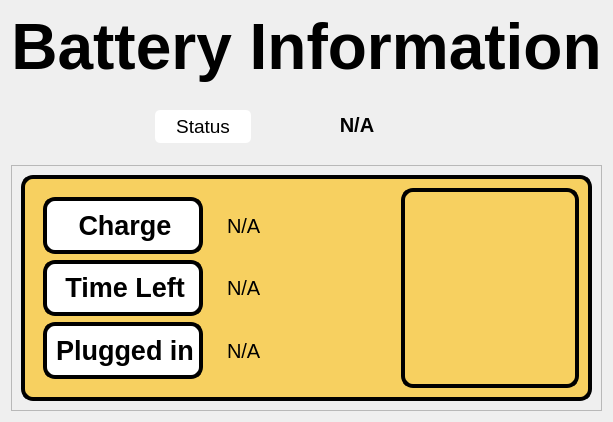
            <widget class="QWidget" name="battery">
             <layout class="QVBoxLayout" name="verticalLayout_6">
              <item alignment="Qt::AlignTop">
               <widget class="QLabel" name="label_20">
                <property name="font">
                 <font>
                  <pointsize>45</pointsize>
                  <weight>75</weight>
                  <bold>true</bold>
                 </font>
                </property>
                <property name="styleSheet">
                 <string notr="true">
border-style: outset;
border-width: 0px;
border-radius: 12px;
border-color: rgb(0,0,0);
    


color:#000000;
</string>
                </property>
                <property name="text">
                 <string>&lt;html&gt;&lt;head/&gt;&lt;body&gt;&lt;p align=&quot;center&quot;&gt;&lt;span style=&quot; font-size:48pt;&quot;&gt;Battery Information&lt;/span&gt;&lt;/p&gt;&lt;/body&gt;&lt;/html&gt;</string>
                </property>
               </widget>
              </item>
              <item alignment="Qt::AlignHCenter">
               <widget class="QFrame" name="frame_4">
                <property name="minimumSize">
                 <size>
                  <width>0</width>
                  <height>44</height>
                 </size>
                </property>
                <property name="styleSheet">
                 <string notr="true">
border-style: outset;
border-width: 0px;
border-radius: 12px;
border-color: rgb(0,0,0);
    


color:#000000;
</string>
                </property>
                <property name="frameShape">
                 <enum>QFrame::StyledPanel</enum>
                </property>
                <property name="frameShadow">
                 <enum>QFrame::Raised</enum>
                </property>
                <layout class="QHBoxLayout" name="horizontalLayout_3">
                 <item>
                  <widget class="QLabel" name="label_22">
                   <property name="sizePolicy">
                    <sizepolicy hsizetype="Fixed" vsizetype="Preferred">
                     <horstretch>0</horstretch>
                     <verstretch>0</verstretch>
                    </sizepolicy>
                   </property>
                   <property name="minimumSize">
                    <size>
                     <width>96</width>
                     <height>33</height>
                    </size>
                   </property>
                   <property name="maximumSize">
                    <size>
                     <width>16777215</width>
                     <height>30</height>
                    </size>
                   </property>
                   <property name="font">
                    <font>
                     <pointsize>14</pointsize>
                    </font>
                   </property>
                   <property name="styleSheet">
                    <string notr="true">background-color: rgb(255, 255, 255);
border-style: outset;
border-width:0;
border-radius:5;
border-color: rgb(0,0,0);
    
</string>
                   </property>
                   <property name="text">
                    <string>&lt;html&gt;&lt;head/&gt;&lt;body&gt;&lt;p align=&quot;center&quot;&gt;Status&lt;/p&gt;&lt;/body&gt;&lt;/html&gt;</string>
                   </property>
                  </widget>
                 </item>
                 <item>
                  <widget class="QLabel" name="battery_status">
                   <property name="sizePolicy">
                    <sizepolicy hsizetype="Minimum" vsizetype="Preferred">
                     <horstretch>0</horstretch>
                     <verstretch>0</verstretch>
                    </sizepolicy>
                   </property>
                   <property name="minimumSize">
                    <size>
                     <width>200</width>
                     <height>50</height>
                    </size>
                   </property>
                   <property name="maximumSize">
                    <size>
                     <width>16777215</width>
                     <height>60</height>
                    </size>
                   </property>
                   <property name="font">
                    <font>
                     <pointsize>15</pointsize>
                     <weight>75</weight>
                     <bold>true</bold>
                    </font>
                   </property>
                   <property name="styleSheet">
                    <string notr="true">
border-style: outset;
border-width: 0px;
border-radius: 12px;
border-color: rgb(0,0,0);
    


color:#000000;
</string>
                   </property>
                   <property name="text">
                    <string>&lt;html&gt;&lt;head/&gt;&lt;body&gt;&lt;p align=&quot;center&quot;&gt;N/A&lt;/p&gt;&lt;/body&gt;&lt;/html&gt;</string>
                   </property>
                  </widget>
                 </item>
                </layout>
               </widget>
              </item>
              <item>
               <widget class="QFrame" name="frame_6">
                <property name="styleSheet">
                 <string notr="true">border-width:0;</string>
                </property>
                <property name="frameShape">
                 <enum>QFrame::StyledPanel</enum>
                </property>
                <property name="frameShadow">
                 <enum>QFrame::Raised</enum>
                </property>
                <layout class="QHBoxLayout" name="horizontalLayout">
                 <item>
                  <widget class="QFrame" name="batery_frame">
                   <property name="sizePolicy">
                    <sizepolicy hsizetype="Expanding" vsizetype="Expanding">
                     <horstretch>0</horstretch>
                     <verstretch>0</verstretch>
                    </sizepolicy>
                   </property>
                   <property name="styleSheet">
                    <string notr="true">background-color: #F7D060;

border-style: outset;
border-width: 4px;
border-radius: 12px;
border-color: rgb(0,0,0);

    
    
</string>
                   </property>
                   <property name="frameShape">
                    <enum>QFrame::StyledPanel</enum>
                   </property>
                   <property name="frameShadow">
                    <enum>QFrame::Raised</enum>
                   </property>
                   <layout class="QHBoxLayout" name="horizontalLayout_13">
                    <item>
                     <widget class="QFrame" name="frame_15">
                      <property name="styleSheet">
                       <string notr="true">border-width:0;</string>
                      </property>
                      <property name="frameShape">
                       <enum>QFrame::StyledPanel</enum>
                      </property>
                      <property name="frameShadow">
                       <enum>QFrame::Raised</enum>
                      </property>
                      <layout class="QVBoxLayout" name="verticalLayout_8">
                       <item>
                        <widget class="QLabel" name="label_23">
                         <property name="font">
                          <font>
                           <pointsize>-1</pointsize>
                           <weight>75</weight>
                           <italic>false</italic>
                           <bold>true</bold>
                          </font>
                         </property>
                         <property name="styleSheet">
                          <string notr="true">background-color: rgb(255, 255, 255);
border-style: outset;
border-width: 4px;
border-radius: 12px;
border-color: rgb(0,0,0);
font: bold 14px;
    
    
</string>
                         </property>
                         <property name="text">
                          <string>&lt;html&gt;&lt;head/&gt;&lt;body&gt;&lt;p align=&quot;center&quot;&gt;&lt;span style=&quot; font-size:20pt;&quot;&gt;Charge&lt;/span&gt;&lt;/p&gt;&lt;/body&gt;&lt;/html&gt;</string>
                         </property>
                        </widget>
                       </item>
                       <item>
                        <widget class="QLabel" name="label_24">
                         <property name="font">
                          <font>
                           <pointsize>-1</pointsize>
                           <weight>75</weight>
                           <italic>false</italic>
                           <bold>true</bold>
                          </font>
                         </property>
                         <property name="styleSheet">
                          <string notr="true">background-color: rgb(255, 255, 255);
border-style: outset;
border-width: 4px;
border-radius: 12px;
border-color: rgb(0,0,0);
font: bold 14px;
    
    
</string>
                         </property>
                         <property name="text">
                          <string>&lt;html&gt;&lt;head/&gt;&lt;body&gt;&lt;p align=&quot;center&quot;&gt;&lt;span style=&quot; font-size:20pt;&quot;&gt;Time Left&lt;/span&gt;&lt;/p&gt;&lt;/body&gt;&lt;/html&gt;</string>
                         </property>
                        </widget>
                       </item>
                       <item>
                        <widget class="QLabel" name="label_25">
                         <property name="font">
                          <font>
                           <pointsize>-1</pointsize>
                           <weight>75</weight>
                           <italic>false</italic>
                           <bold>true</bold>
                          </font>
                         </property>
                         <property name="styleSheet">
                          <string notr="true">background-color: rgb(255, 255, 255);
border-style: outset;
border-width: 4px;
border-radius: 12px;
border-color: rgb(0,0,0);
font: bold 14px;
    
    
</string>
                         </property>
                         <property name="text">
                          <string>&lt;html&gt;&lt;head/&gt;&lt;body&gt;&lt;p align=&quot;center&quot;&gt;&lt;span style=&quot; font-size:20pt;&quot;&gt;Plugged in&lt;/span&gt;&lt;/p&gt;&lt;/body&gt;&lt;/html&gt;</string>
                         </property>
                        </widget>
                       </item>
                      </layout>
                     </widget>
                    </item>
                    <item>
                     <widget class="QFrame" name="frame_16">
                      <property name="styleSheet">
                       <string notr="true">border-width:0;</string>
                      </property>
                      <property name="frameShape">
                       <enum>QFrame::StyledPanel</enum>
                      </property>
                      <property name="frameShadow">
                       <enum>QFrame::Raised</enum>
                      </property>
                      <layout class="QVBoxLayout" name="verticalLayout_12">
                       <item>
                        <widget class="QLabel" name="battery_charge">
                         <property name="sizePolicy">
                          <sizepolicy hsizetype="Minimum" vsizetype="Preferred">
                           <horstretch>0</horstretch>
                           <verstretch>0</verstretch>
                          </sizepolicy>
                         </property>
                         <property name="minimumSize">
                          <size>
                           <width>0</width>
                           <height>0</height>
                          </size>
                         </property>
                         <property name="maximumSize">
                          <size>
                           <width>16777215</width>
                           <height>16777215</height>
                          </size>
                         </property>
                         <property name="font">
                          <font>
                           <pointsize>15</pointsize>
                          </font>
                         </property>
                         <property name="styleSheet">
                          <string notr="true">border-width: 0px;</string>
                         </property>
                         <property name="text">
                          <string>N/A</string>
                         </property>
                        </widget>
                       </item>
                       <item>
                        <widget class="QLabel" name="battery_timeleft">
                         <property name="sizePolicy">
                          <sizepolicy hsizetype="Preferred" vsizetype="Preferred">
                           <horstretch>0</horstretch>
                           <verstretch>0</verstretch>
                          </sizepolicy>
                         </property>
                         <property name="minimumSize">
                          <size>
                           <width>0</width>
                           <height>0</height>
                          </size>
                         </property>
                         <property name="font">
                          <font>
                           <pointsize>15</pointsize>
                          </font>
                         </property>
                         <property name="styleSheet">
                          <string notr="true">border-width: 0px;</string>
                         </property>
                         <property name="text">
                          <string>N/A</string>
                         </property>
                        </widget>
                       </item>
                       <item>
                        <widget class="QLabel" name="battery_plugged">
                         <property name="font">
                          <font>
                           <pointsize>15</pointsize>
                          </font>
                         </property>
                         <property name="styleSheet">
                          <string notr="true">border-width: 0px;</string>
                         </property>
                         <property name="text">
                          <string>N/A</string>
                         </property>
                        </widget>
                       </item>
                      </layout>
                     </widget>
                    </item>
                    <item>
                     <widget class="roundProgressBar" name="battery_chart" native="true">
                      <property name="minimumSize">
                       <size>
                        <width>95</width>
                        <height>200</height>
                       </size>
                      </property>
                      <property name="maximumSize">
                       <size>
                        <width>9999</width>
                        <height>9999</height>
                       </size>
                      </property>
                     </widget>
                    </item>
                   </layout>
                  </widget>
                 </item>
                </layout>
               </widget>
              </item>
             </layout>
            </widget>
